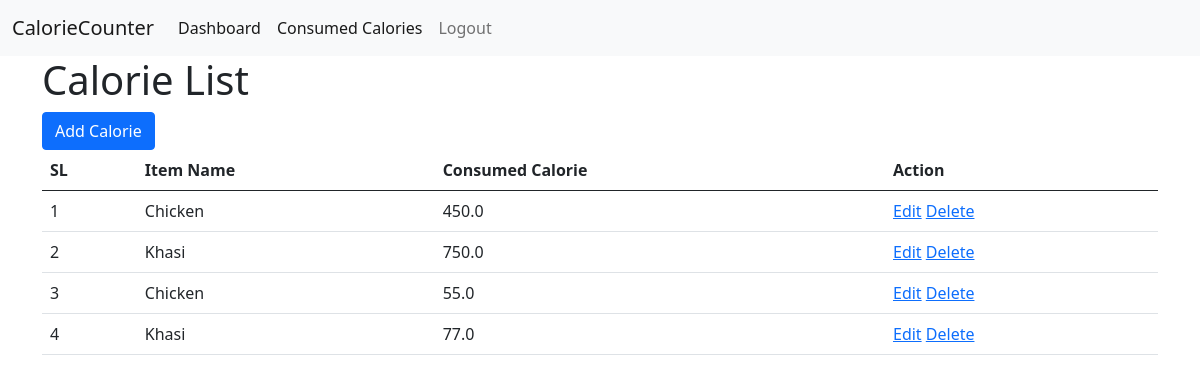
/consumed-calorie-list/ (signed in), run on the app's committed database.
### CalorieCounter/models.py (models this page shows, shortened)
class ConsumedCalories(models.Model):
    item_name = models.CharField(max_length=200, null=True)
    calorie = models.FloatField(null=True)
    created_at = models.DateField(auto_now_add=True, null=True)
    consumed_by = models.ForeignKey(
        User,
        on_delete=models.CASCADE,
        null=True,
        related_name='user_calorie'
    )

### CalorieCounter/views.py (the view)
# urls.py: path('consumed-calorie-list/', consumed_calorie_list, name='consumed_calorie_list'),
def consumed_calorie_list(request):
    consumed_data = ConsumedCalories.objects.filter(consumed_by = request.user)
    context = {
        'consumed_data': consumed_data
    }
    return render (request, 'calorie-list.html', context)

### CalorieCounter/templates/calorie-list.html (shortened to what this page needs)
{% extends 'master/base.html' %}
{% block body %}
<h1> Calorie List </h1>
<a href="{% url 'add_calorie' %}" class="btn btn-primary">Add Calorie</a>
<table class="table">
  <thead>
    <tr>
      <th scope="col">SL</th>
      <th scope="col">Item Name</th>
      <th scope="col">Consumed Calorie</th>
      <th scope="col">Action</th>
    </tr>
  </thead>
  <tbody>
      {% for data in consumed_data %}
      <tr>
        <td>{{forloop.counter}}</td>
        <td>{{data.item_name}}</td>
        <td>{{data.calorie}}</td>
        <td>
          <a href="{% url 'update_calorie' data.id %}">Edit</a>
          <a href="{% url 'delete_calorie' data.id %}">Delete</a>
        </td>
      </tr>
      {% endfor %}
  </tbody>
</table>
{% endblock body %}

### data on the page
ConsumedCalories: item_name "Chicken", calorie "450.0"
ConsumedCalories: item_name "Khasi", calorie "750.0"
ConsumedCalories: item_name "Chicken", calorie "55.0"
ConsumedCalories: item_name "Khasi", calorie "77.0"
